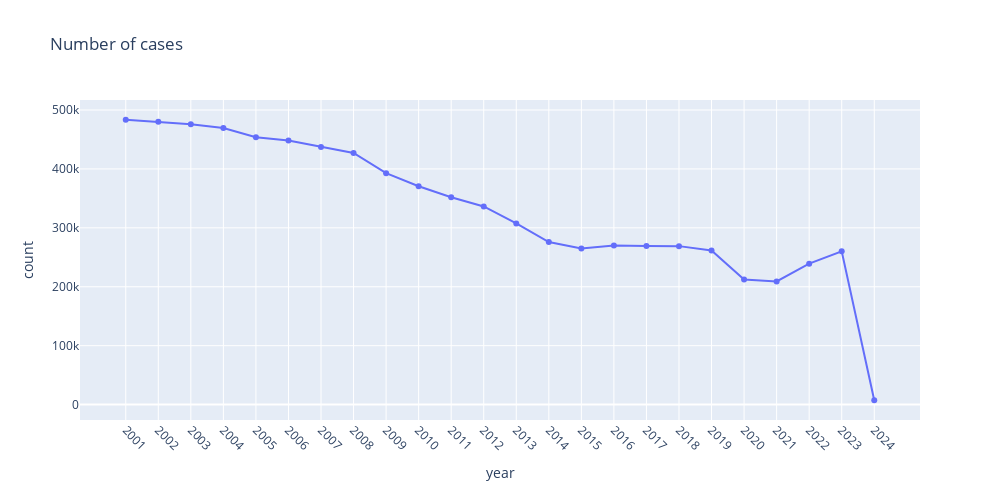

The code cell stored with this chart in its notebook:
### Code cell
fig=px.line(year_count,x='year',y='count',width=1000,height=500,title='Number of cases',markers=True)
fig.update_layout(xaxis=dict(tickangle=45))
fig.show()

### Figure 1 — Plotly figure (JSON) as saved in the notebook; plotly's stock layout.template omitted (floating-point values rounded to 4 significant figures)
{"data": [{"hovertemplate": "year=%{x}<br>count=%{y}<extra></extra>", "legendgroup": "", "line": {"color": "#636efa", "dash": "solid"}, "marker": {"symbol": "circle"}, "mode": "markers+lines", "name": "", "orientation": "v", "showlegend": false, "type": "scatter", "x": ["2001", "2002", "2003", "2004", "2005", "2006", "2007", "2008", "2009", "2010", "2011", "2012", "2013", "2014", "2015", "2016", "2017", "2018", "2019", "2020", "2021", "2022", "2023", "2024"], "xaxis": "x", "y": [483425, 480196, 475981, 469423, 453769, 448178, 437085, 427146, 392811, 370523, 351998, 336327, 307547, 275811, 264819, 269862, 269134, 268944, 261410, 212296, 209020, 239140, 260265, 7391], "yaxis": "y"}], "layout": {"height": 500, "legend": {"tracegroupgap": 0}, "title": {"text": "Number of cases"}, "width": 1000, "xaxis": {"anchor": "y", "autorange": true, "domain": [0, 1], "range": [-1.406, 24.41], "tickangle": 45, "title": {"text": "year"}, "type": "category"}, "yaxis": {"anchor": "x", "autorange": true, "domain": [0, 1], "range": [-26130.0, 516900.0], "title": {"text": "count"}, "type": "linear"}}}
